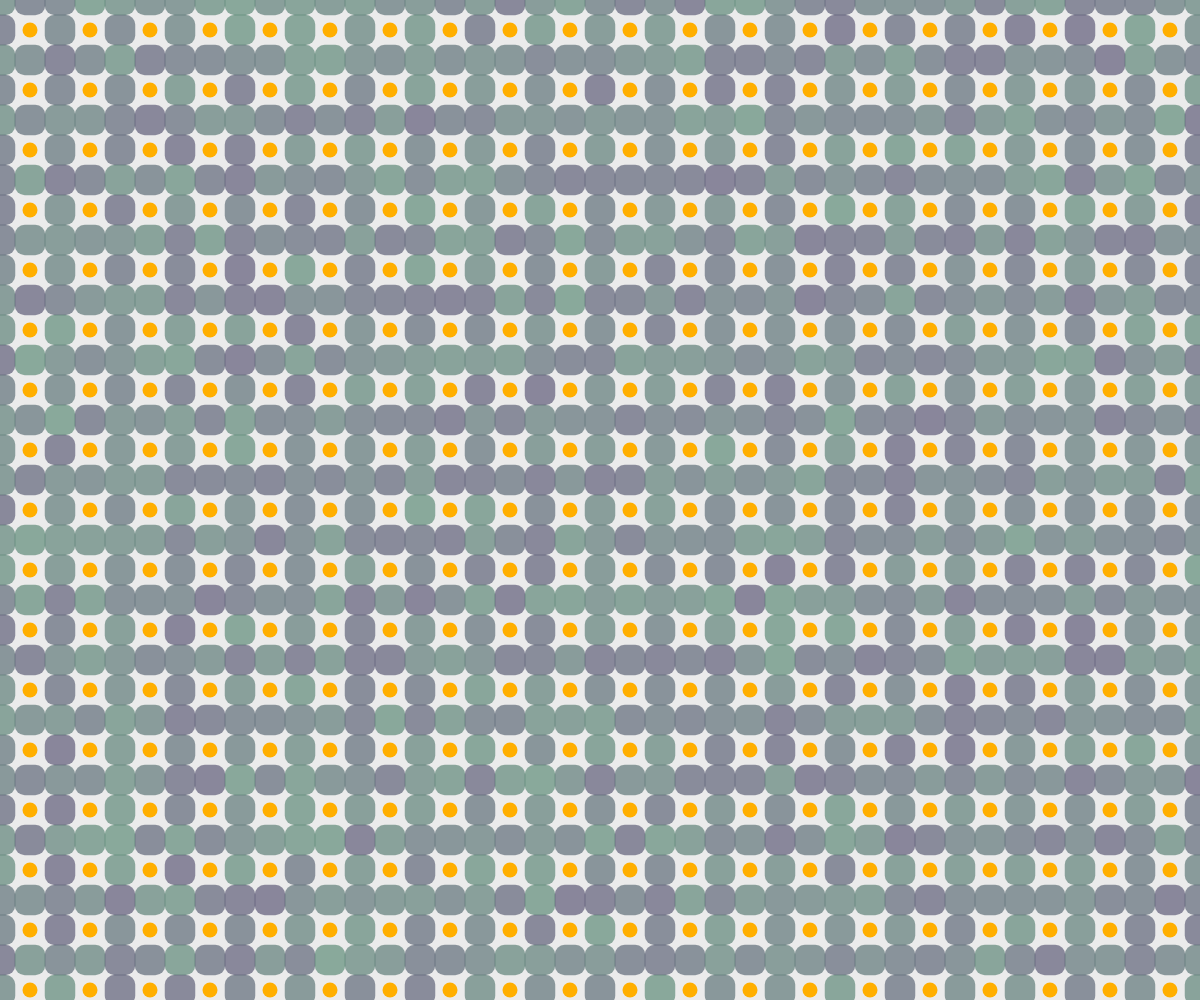
Frame 1 (no input)
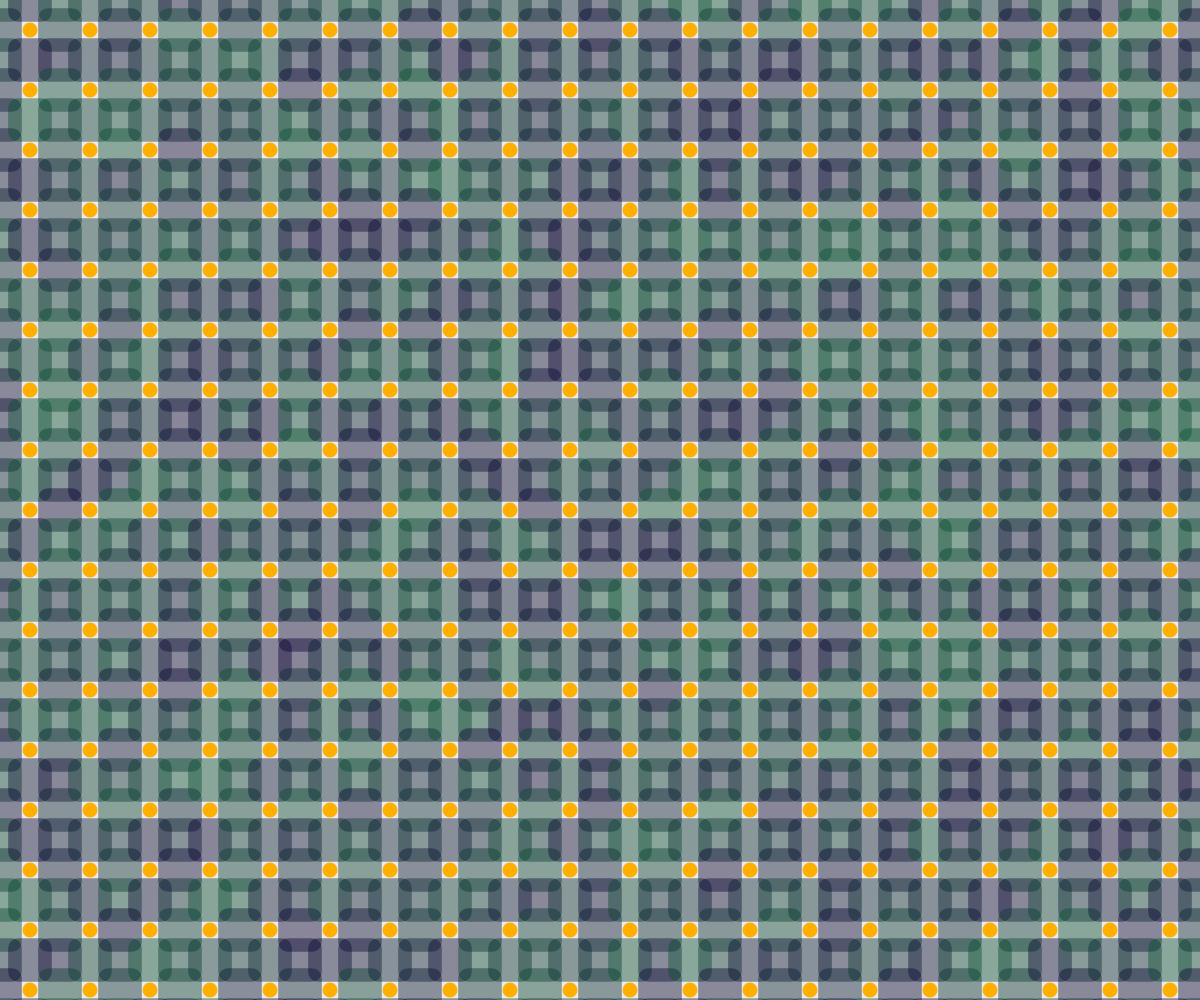
Frame 60 (no input)
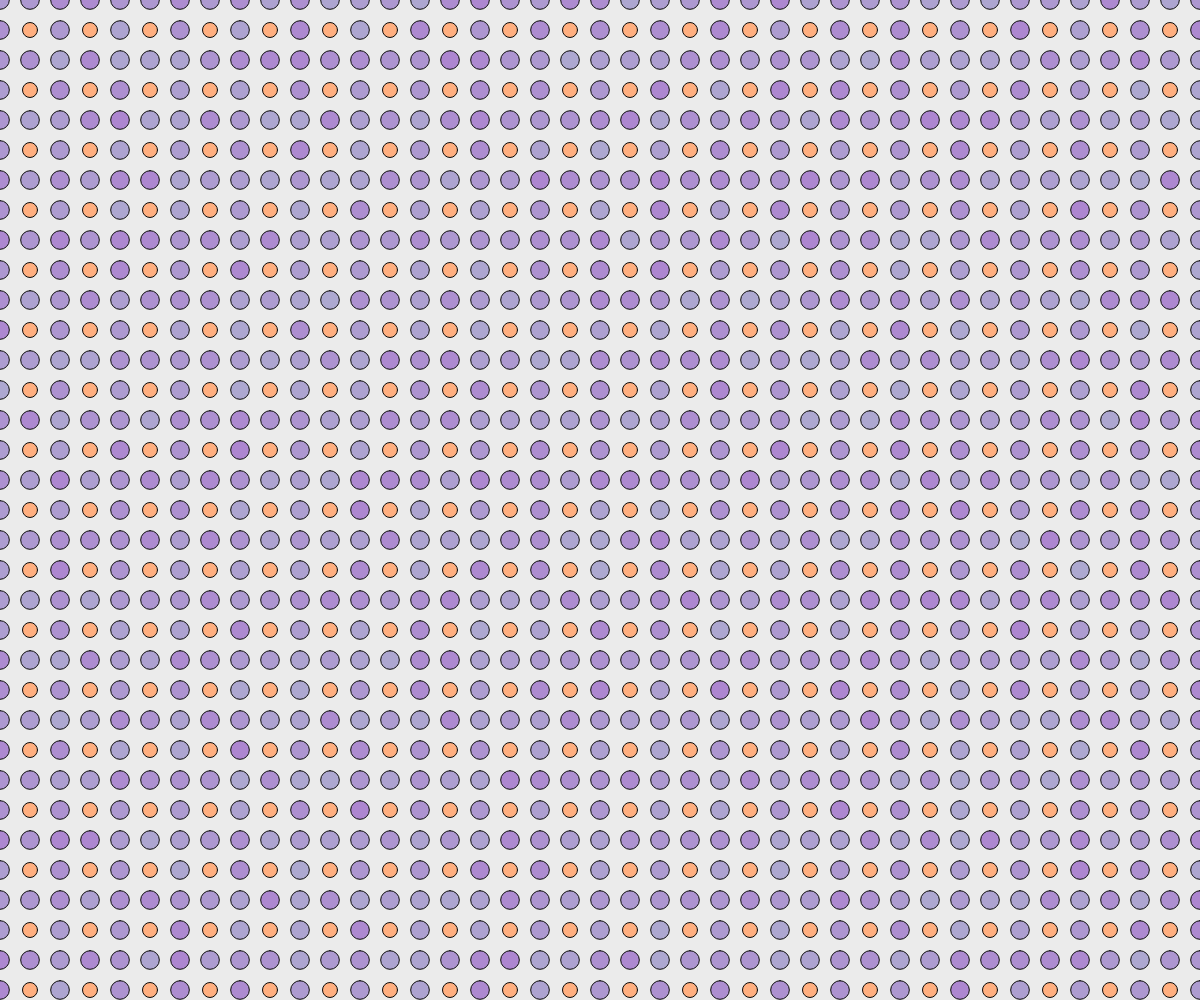
Frame 120 (the mouse pressed at the canvas centre since frame 60)

The p5.js sketch that drew these frames (run headless with seeded random() and noise() and a simulated clock; from frame 60 on, the mouse is pressed at the canvas centre):

// p5.js sketch
// ── sketch.js
// -
// pattern con modulo percentuale 0.2 by Pietro [pattern, modulo%]
// 2020 © Pietro, Daniele @Fupete and the course DSII2020 at DESIGN.unirsm 
// github.com/dsii-2020-unirsm — github.com/peterbaru
// Educational purposes, MIT License, 2020, San Marino
// —
//
// Help:
// [mouse_position] in base alla posizione del mouse variano i colori e lo spessore del bordo
//
// —

let dim = 30

function setup() {
  createCanvas(windowWidth, windowHeight)
  rectMode(CENTER)
}

function draw() {
  background(235)
  noStroke()
  b = map(mouseX, 0, width, 0, 255)
  spessore = map(mouseX, 0, width, 0, 2)

  for (let x = 0; x < width / (dim - 1); x++) {
    for (let y = 0; y < height / (dim - 1); y++) {

      g = random(80)

      if (x % 2 == 0 || y % 2 == 0) {
        if (mouseY < windowHeight / 2) {
          fill(7, g, 48, 110);
        } else {
          fill(90, g, 172, 110);
        }
        stroke(10)
        strokeWeight(spessore)
        rect(x * dim, y * dim, dim + (sin(frameCount / dim) * dim / 2), dim + (sin(frameCount / dim) * dim / 2), 10)
      } else {
        fill(275, 175, b)
        ellipse(x * dim, y * dim, dim / 2, dim / 2)
      }
    }
  }
}
